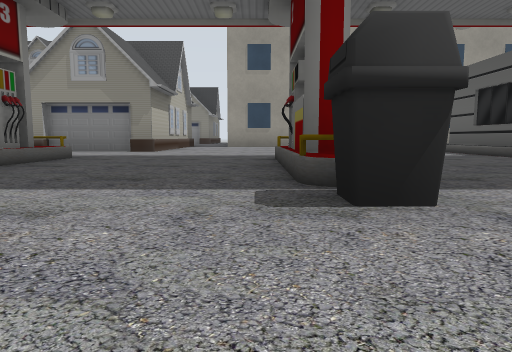
view 1 (above)

24 first-person views from a walk through a Gazebo world. The camera is 0.5 m above the floor, tilts 6° down and sees 70° across. The floor is counted in squares, 2 m on a side. Each view is taken from the middle of a square. On the plan, view 1 faces up. The plan holds only what a view shows up to about 9 squares ahead; the rest is blank. Some stock models are drawn as simple stand-ins. Some surface patterns are stand-ins.

view 2
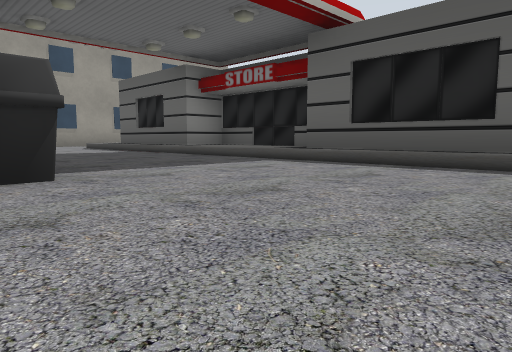

view 3
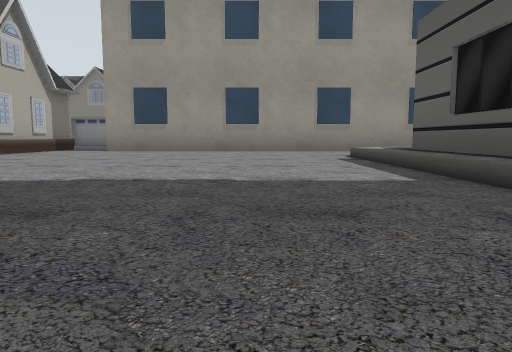

view 4
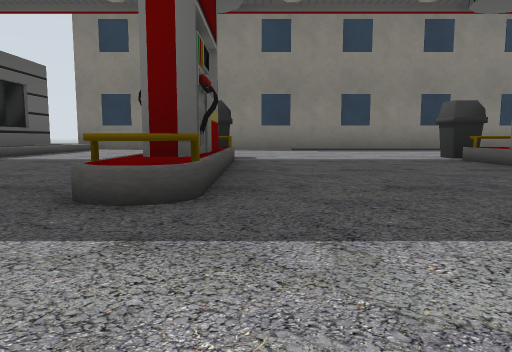

view 5
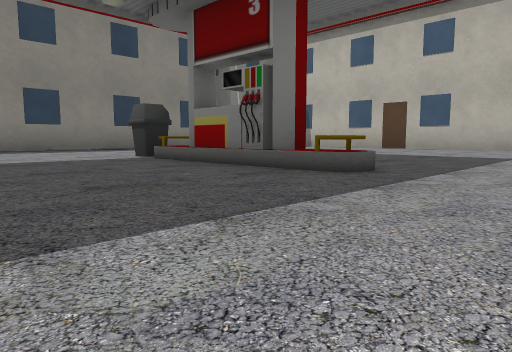

view 6
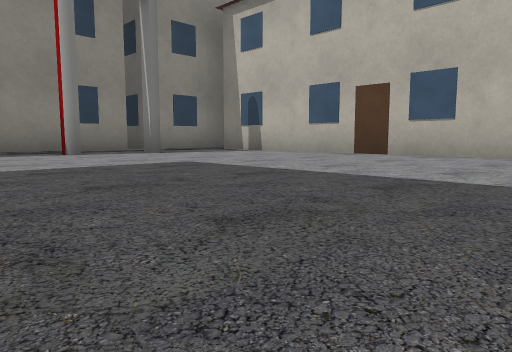

view 7
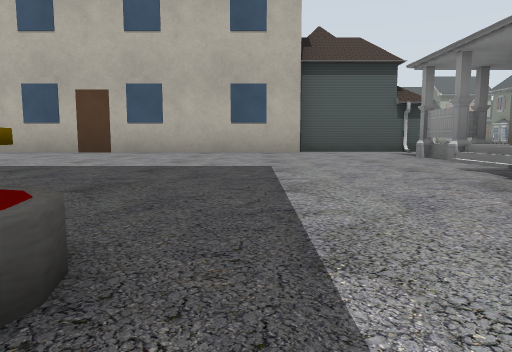

view 8
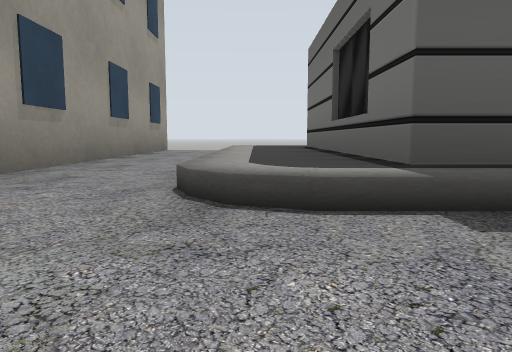

view 9
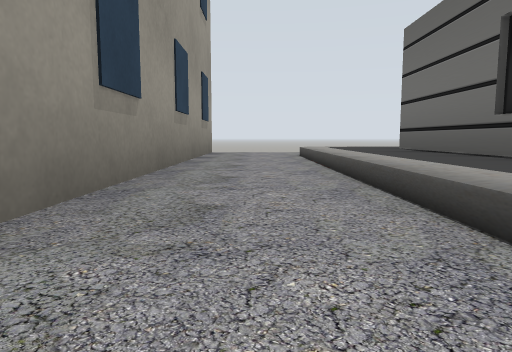

view 10
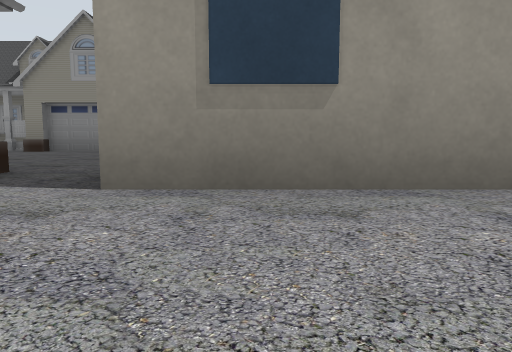

view 11
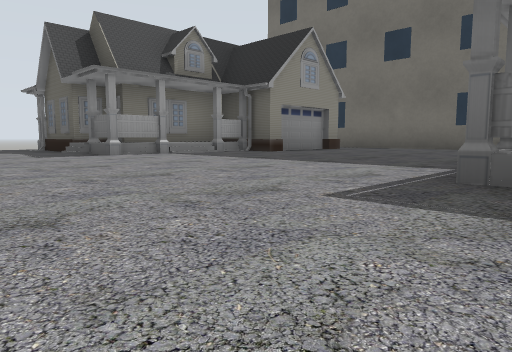

view 12
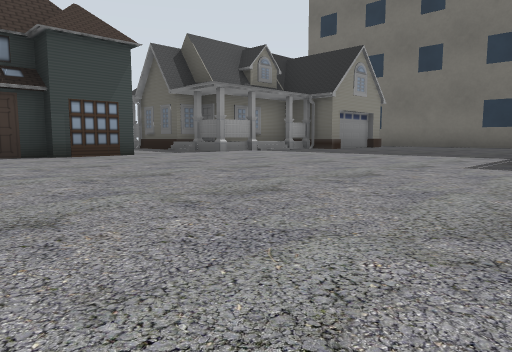

view 13
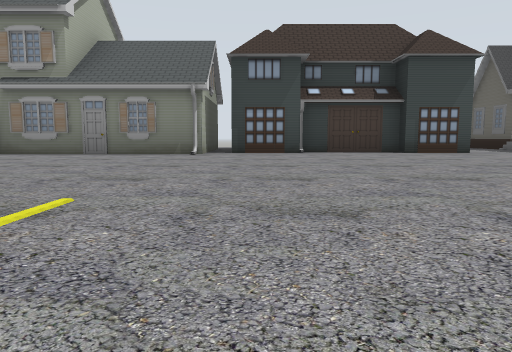

view 14
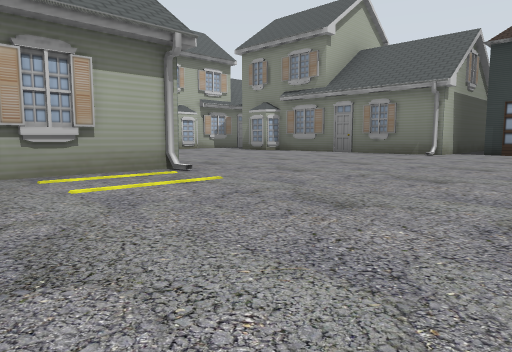

view 15
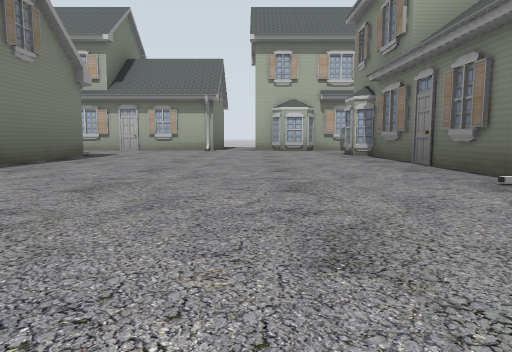

view 16
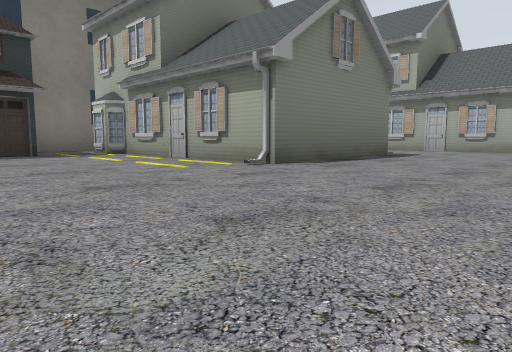

view 17
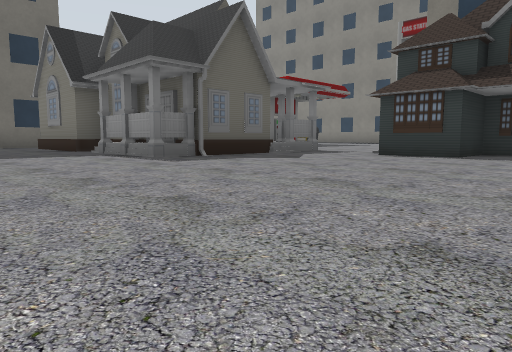

view 18
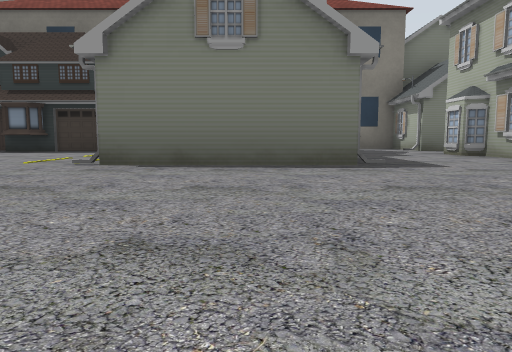

view 19
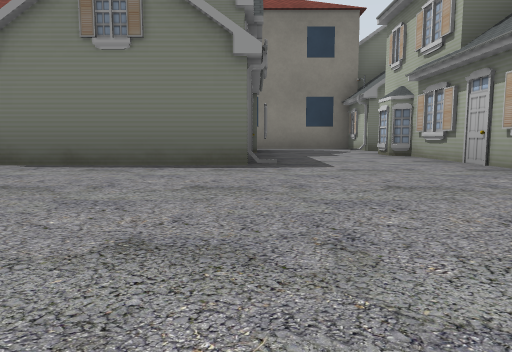

view 20
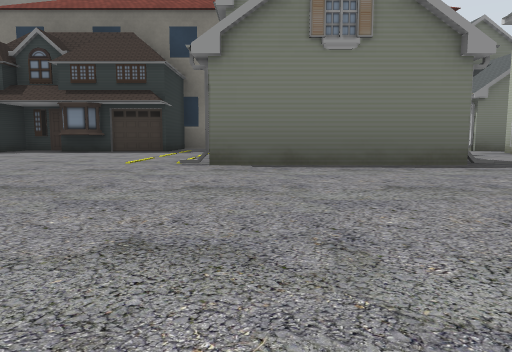

view 21
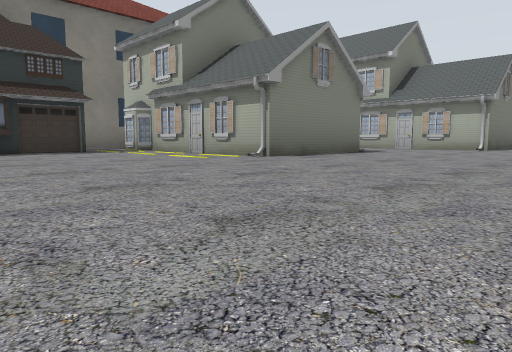

view 22
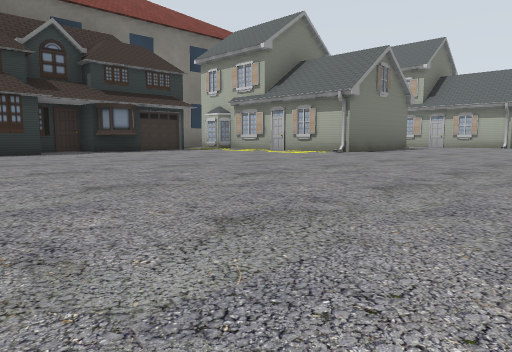

view 23
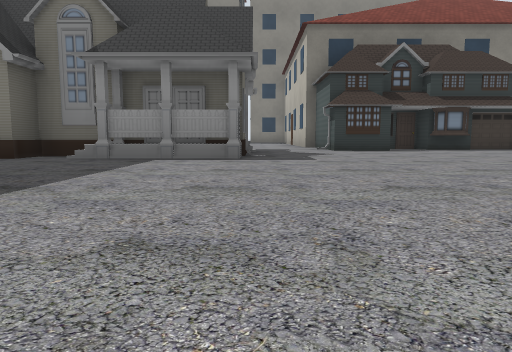

view 24
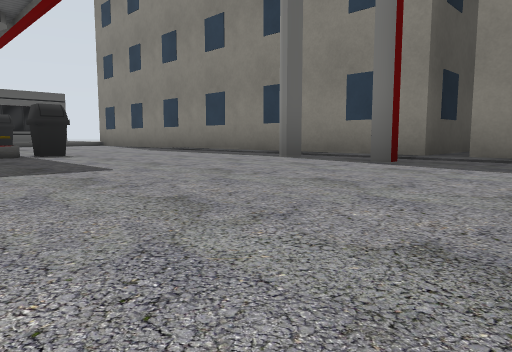

### Floor plan
Key: @ floor where view 1 was taken; # wall or solid block; . floor; H house; S filling station; B building; O other object.
Columns run from 20 left of view 1 to 9 right of it. Each row starts with its distance up from view 1.
 19              H
 18              H
 17      H H    ..HHHH
 16    HHH HHHHH.HHHHH
 15  HHHHHHHHHHH..H.HHH B
 14  HH.................B
 13 HHH.................B
 12 HHH.................B
 11 H.H.................B
 10 HHH.H.H......HHHHHH.BBBBBBBBBB
  9  HH.HHH.......HHHHH...........
  8   H.HHH.####.HHH HH.....SSSSS.
  7  HH.HHH.####..H.HHH.....SSSSS
  6 H.O.....B  B............S
  5 HHHBBBBBBBBB............SS
  4            B.....S..S...SS
  3            B.....S..S...SS
  2            B.....S..S...SS
  1            B............S
  0            B........@...S
 -1            B..SS........S
 -2            BBBBBBBBBBBB
 -3              BB
 -4               B

Where each view was taken, in squares from view 1:
view 1: 0 up, 0 right, facing up
view 2: 1 down, 0 right, facing up-right
view 3: 3 up, 2 right, facing up
view 4: 6 up, 0 right, facing down
view 5: 6 up, 0 right, facing down-left
view 6: 5 up, 3 left, facing down-left
view 7: 5 up, 2 left, facing left
view 8: 8 up, 2 right, facing right
view 9: 9 up, 3 right, facing right
view 10: 8 up, 0 right, facing up
view 11: 10 up, 9 left, facing up-right
view 12: 10 up, 11 left, facing up-right
view 13: 9 up, 12 left, facing up
view 14: 9 up, 11 left, facing up-left
view 15: 13 up, 11 left, facing left
view 16: 13 up, 11 left, facing down-left
view 17: 13 up, 11 left, facing down-right
view 18: 14 up, 15 left, facing down
view 19: 14 up, 16 left, facing down
view 20: 14 up, 14 left, facing down
view 21: 14 up, 10 left, facing down-left
view 22: 14 up, 8 left, facing down-left
view 23: 15 up, 7 left, facing down
view 24: 3 up, 8 left, facing down-right
